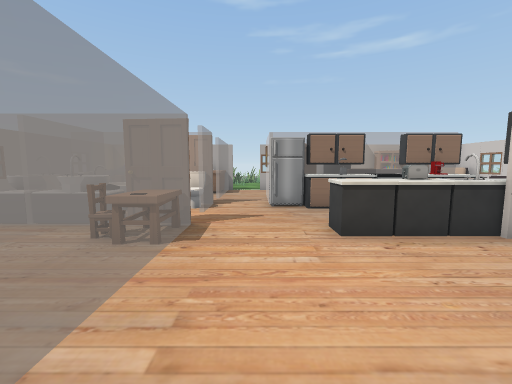
view 1 (above)

16 first-person views from a walk through a scene from a Unity 3-D project. The camera is 1.3 m above the floor, tilts 6° down and sees 90° across. The floor is counted in squares, 1 m on a side. Each view is taken from the middle of a square. On the plan, view 1 faces up. The plan holds only what a view shows up to about 13 squares ahead; the rest is blank. The place goes on beyond the plan. The player character is not drawn. Door leaves are left out, so doorways stand open. Some surface patterns are stand-ins.

view 2
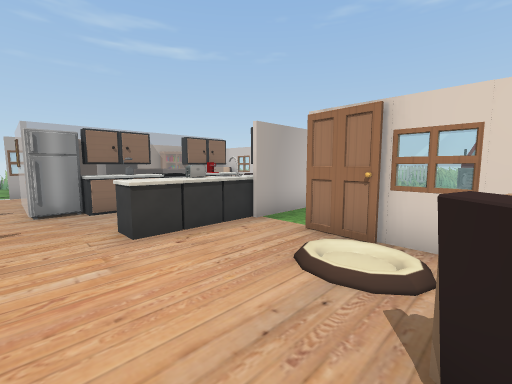

view 3
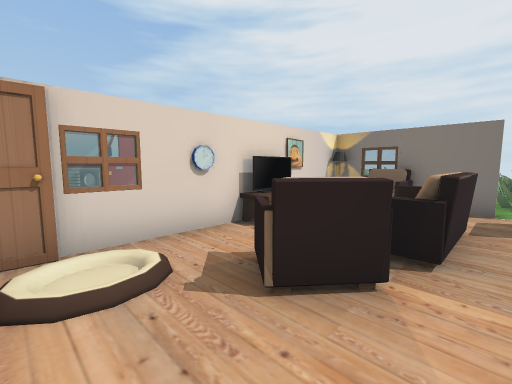

view 4
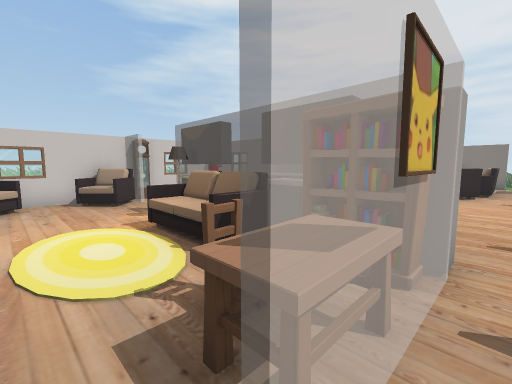

view 5
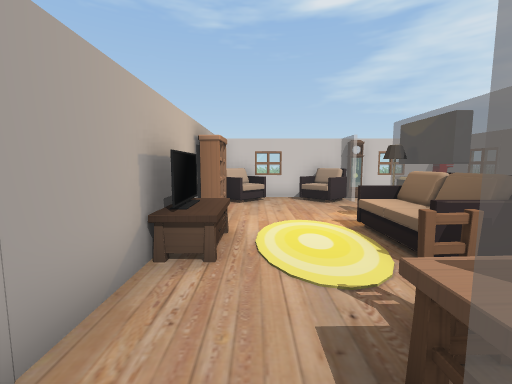

view 6
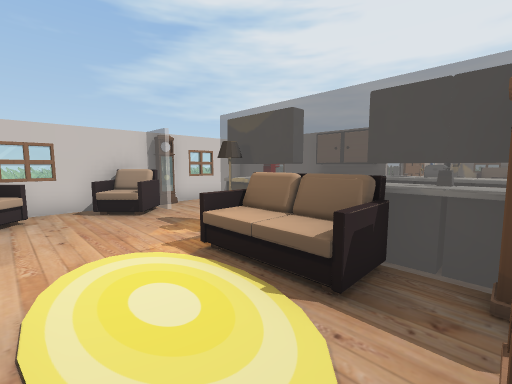

view 7
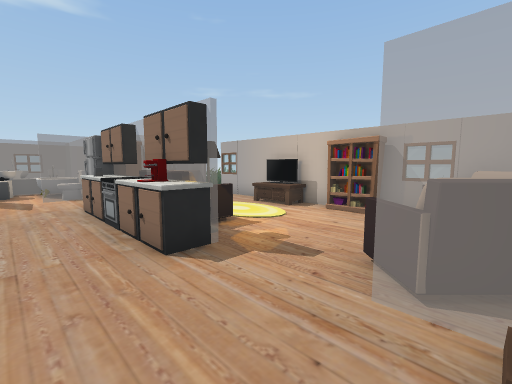

view 8
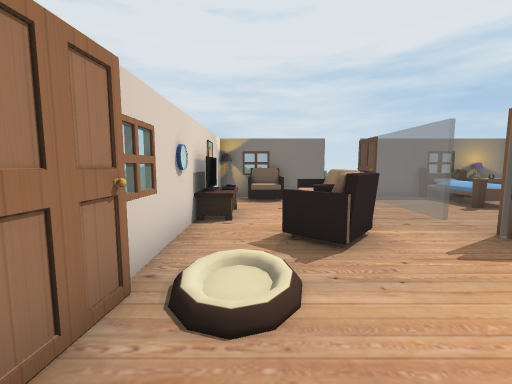

view 9
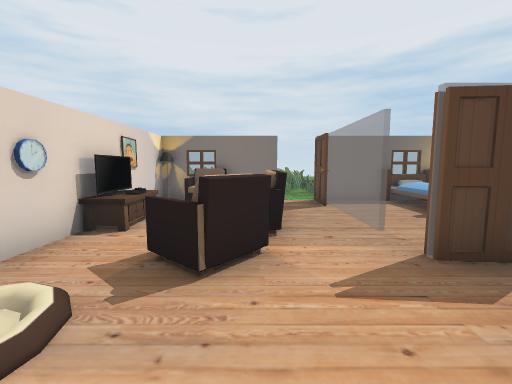

view 10
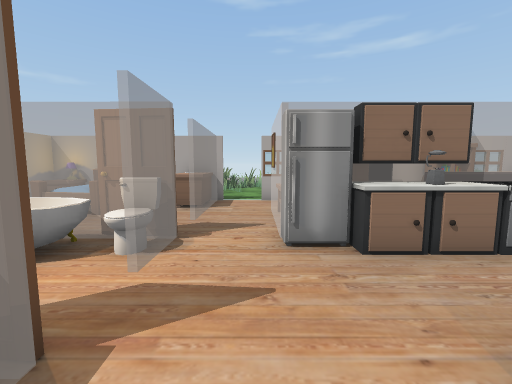

view 11
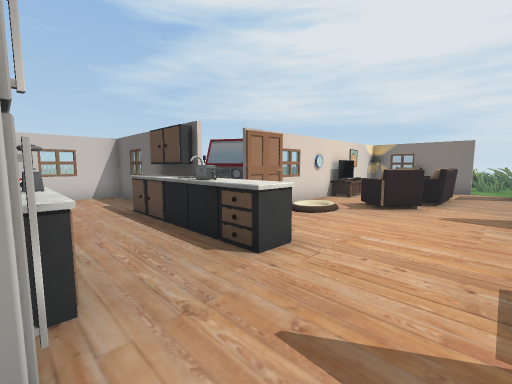

view 12
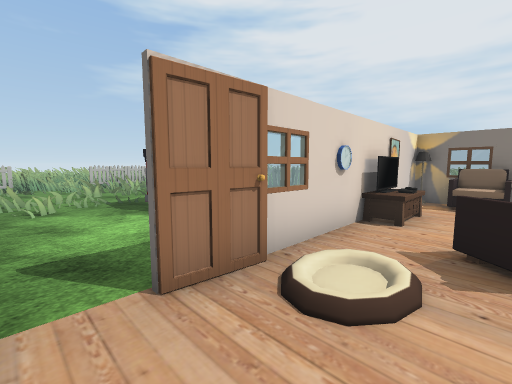

view 13
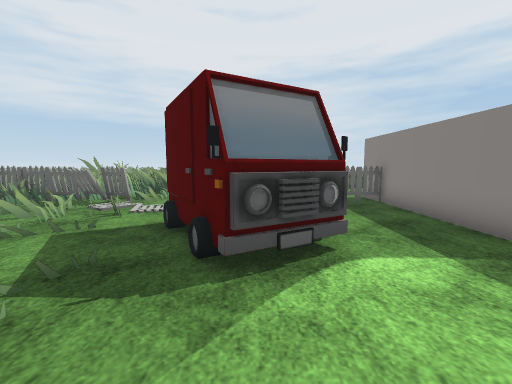

view 14
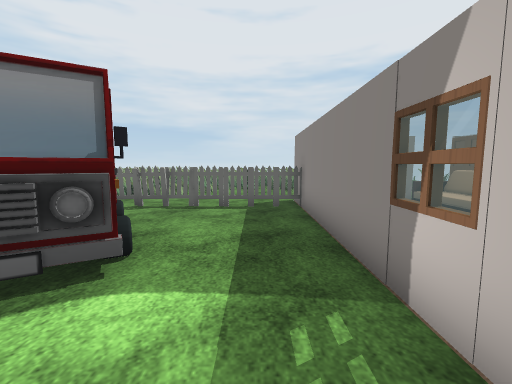

view 15
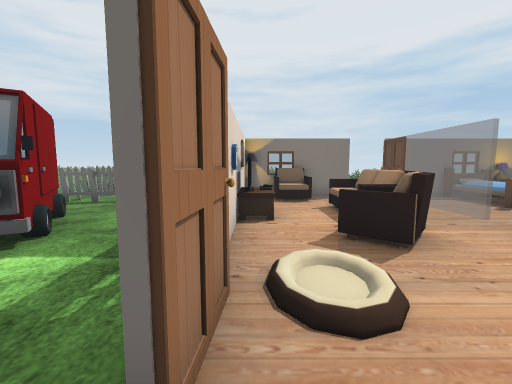

view 16
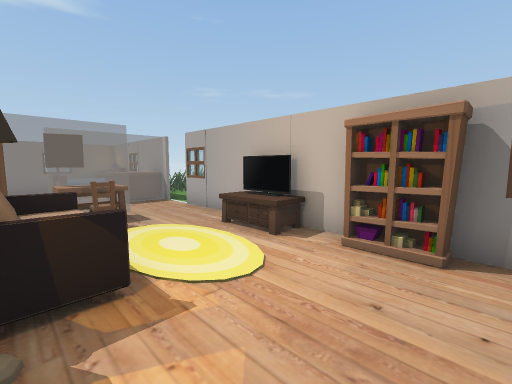

### Floor plan
Points are (right, up) in squares from view 1. A wall is a line through its corners. A room is listed if a view was taken in it or the views show most of it. See-through windows are left out.
Room 1 (views 1, 2, 3, 4, 5, 6, 7, 8, 9, 10, 11, 12, 15, 16)
walls: (6.3, 4.5) (10.4, 4.5) (10.4, 7.7); (-1.4, 5.6) (-2.5, 5.7); (4.5, 1.2) (4.3, 1.5) (4.4, 3); (-1.4, 8.6) (-2.9, 8.7); (10.4, 8.5) (10.5, 13.3); (-2.4, -0.3) (-1.4, -0.4); (10, 13.4) (0.1, 13.5); (-1.2, -5) (-1.2, -6.5); (0.1, -6.4) (4.4, -6.5) (4.5, 1.8)
ways out: opening at (5, -2.5) to room 2; opening at (6, 3.5) to room 2; open door at (-0.5, 13.5) to room 2; opening at (-1, 12)
objects: other object (-2, 4) to (-2, 5); other object (-2, 8); sofa (1, -4) to (2, -2); sofa (1, -1) to (2, 0); fridge (1, 8); bookshelf (1, 9) to (2, 9); other object (1, 10) to (1, 11); sofa (2, -6) to (3, -5); drawers (2, 5); cabinet (2, 8) to (3, 8); other object (2, 11); other object (3, 5); sofa (3, 9) to (5, 10); other object (3, 13); other object (4, -6); mirror (4, -4); TV (4, -3); other object (4, -2); clock (4, -1); sink (4, 5) to (5, 5); other object (4, 8); TV (4, 13); cabinet (5, 8); other object (5, 13); cabinet (6, 5); other object (6, 8); other object (6, 9); bookshelf (6, 13) to (7, 13); sofa (9, 9) to (10, 10); sofa (9, 12) to (10, 13); clock (10, 8)
Room 2 (views 13, 14)
walls: (4.6, 1.6) (4.6, -6.6)
ways out: opening at (5, -2.5) to room 1; opening at (6, 3.5) to room 1; open door at (-0.5, 13.5) to room 1
objects: fence (5, -5); other object (5, -3); fence (6, -5); fence (7, -5); fence (8, -5); van (8, -2) to (11, 1); other object (9, -8) to (9, -7); fence (9, -5); other object (10, -7) to (11, -7); fence (10, -5); fence (10, -4); other object (12, -7); other object (12, 3) to (13, 4); other object (13, -8); other object (13, -7); fence (13, -5) to (14, -5); other object (13, -3) to (15, -2); other object (14, -8); other object (14, -7); other object (14, -6); other object (15, -8); fence (15, -5); fence (15, -4); other object (15, 0); other object (16, -6); other object (16, -5); other object (16, -1) to (16, 0)

Positions as (right, up) in squares from view 1, and headings:
1: (0, 0), facing up
2: (0, 0), facing up-right
3: (0, 2), facing down-right
4: (0, 12), facing down-right
5: (0, 12), facing right
6: (2, 12), facing down-right
7: (10, 6), facing up-left
8: (3, 4), facing down
9: (1, 3), facing down
10: (0, 4), facing up
11: (-1, 8), facing down-right
12: (2, 4), facing down-right
13: (9, 4), facing down
14: (6, 3), facing down
15: (4, 4), facing down
16: (8, 9), facing up-left
